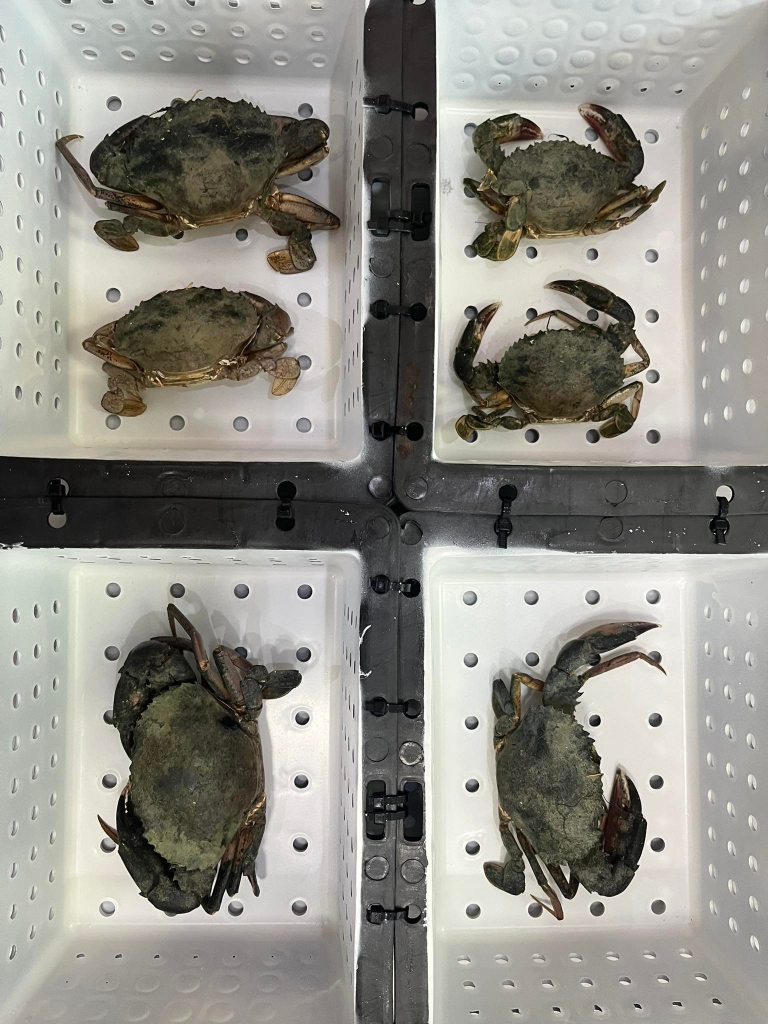
#> input picture img/test2.jpg, 1536 x 2048 px (shown at 1/2 size)
$ python find.py
#> lines starting #> are read from the running program, lines starting #| are printed output that depends on the picture
import cv2
from cv2 import LINE_4
img = cv2.imread("img/test2.jpg")
#> img is the input picture: shape (2048, 1536, 3); mean B, G, R 134.6, 141.8, 143.6
img = cv2.resize(img,[500,500])
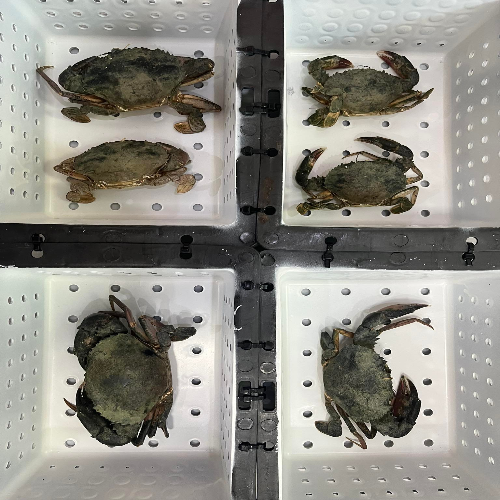
#> img: shape (500, 500, 3); mean B, G, R 134.5, 141.8, 143.5

def clickposition(event,x,y,flags,param):
    if event == cv2.EVENT_LBUTTONDOWN:
        text = str(x)+","+str(y)
        cv2.putText(img,text,(x,y),cv2.FONT_HERSHEY_COMPLEX,0.5,(0,0,255),1)
        cv2.imshow("Output",img)

cv2.imshow("Output",img)
cv2.setMouseCallback("Output",clickposition)
cv2.waitKey(0)
cv2.destroyAllWindows()

$ run again, with img/test1.jpg copied over img/test2.jpg
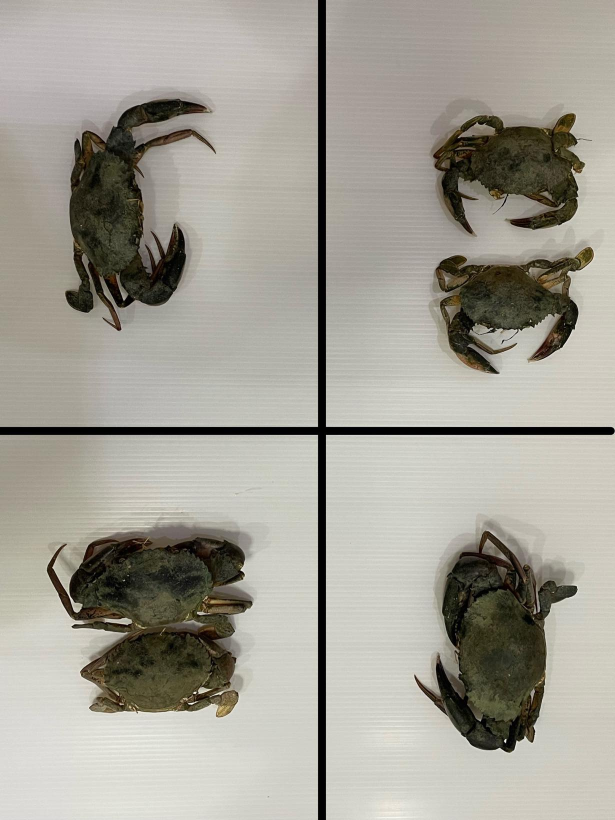
#> input picture img/test1.jpg, 1230 x 1640 px (shown at 1/2 size)
#> img is the input picture: shape (1640, 1230, 3); mean B, G, R 149.3, 159.1, 162.2
#> `img = cv2.resize(img,[500,500])`:
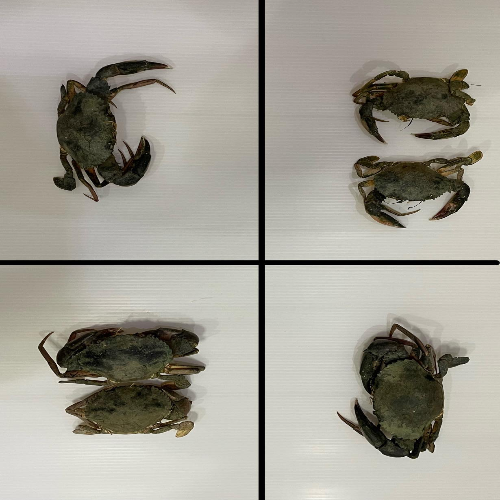
#> img: shape (500, 500, 3); mean B, G, R 149.2, 159, 162.1

$ run again, with img/2x2.jpg copied over img/test2.jpg
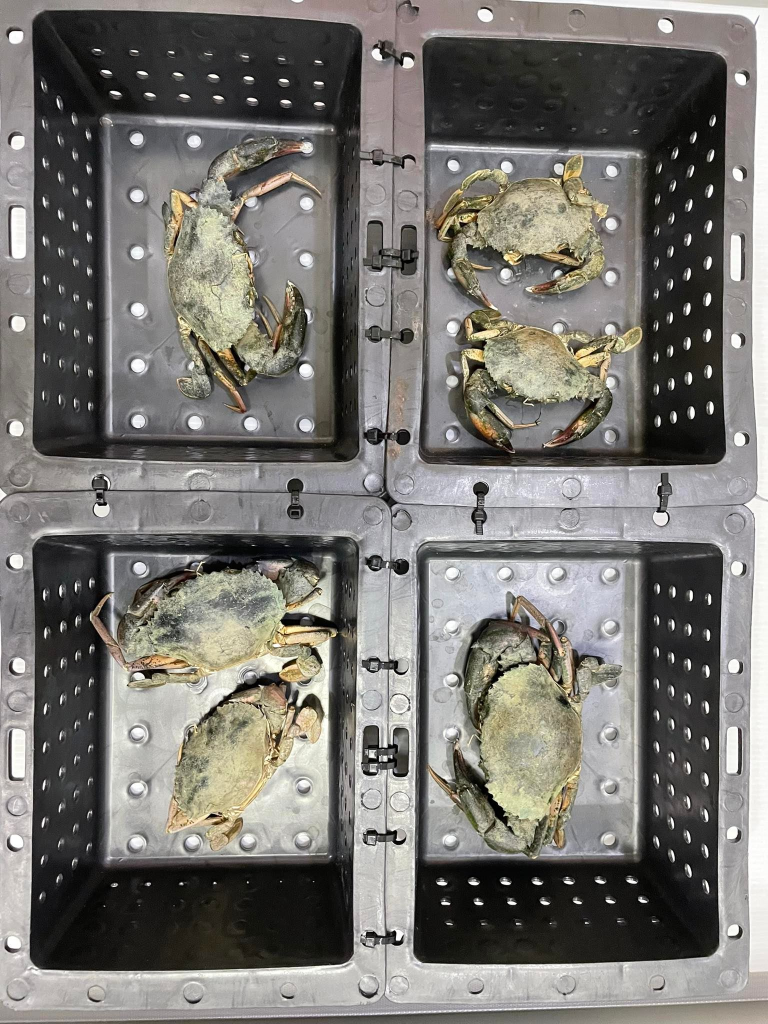
#> input picture img/2x2.jpg, 1536 x 2048 px (shown at 1/2 size)
#> img is the input picture: shape (2048, 1536, 3); mean B, G, R 112.7, 117.4, 119.6
#> `img = cv2.resize(img,[500,500])`:
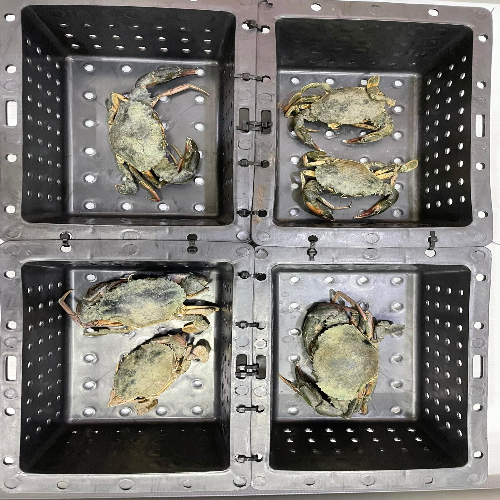
#> img: shape (500, 500, 3); mean B, G, R 112.6, 117.3, 119.5

$ run again, with img/3x3.jpg copied over img/test2.jpg
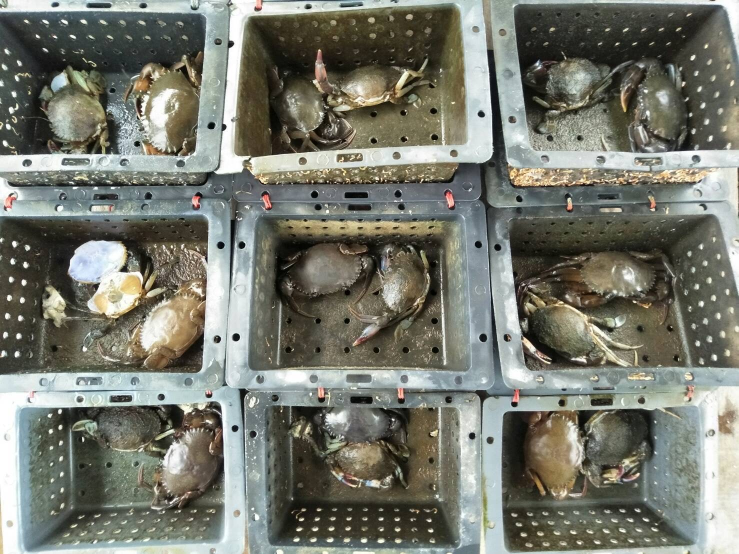
#> input picture img/3x3.jpg, 1477 x 1108 px (shown at 1/2 size)
#> img is the input picture: shape (1108, 1477, 3); mean B, G, R 110.4, 121, 119
#> `img = cv2.resize(img,[500,500])`:
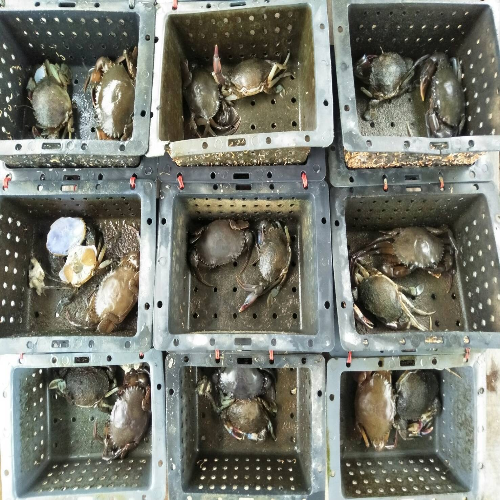
#> img: shape (500, 500, 3); mean B, G, R 110.3, 120.8, 118.9
